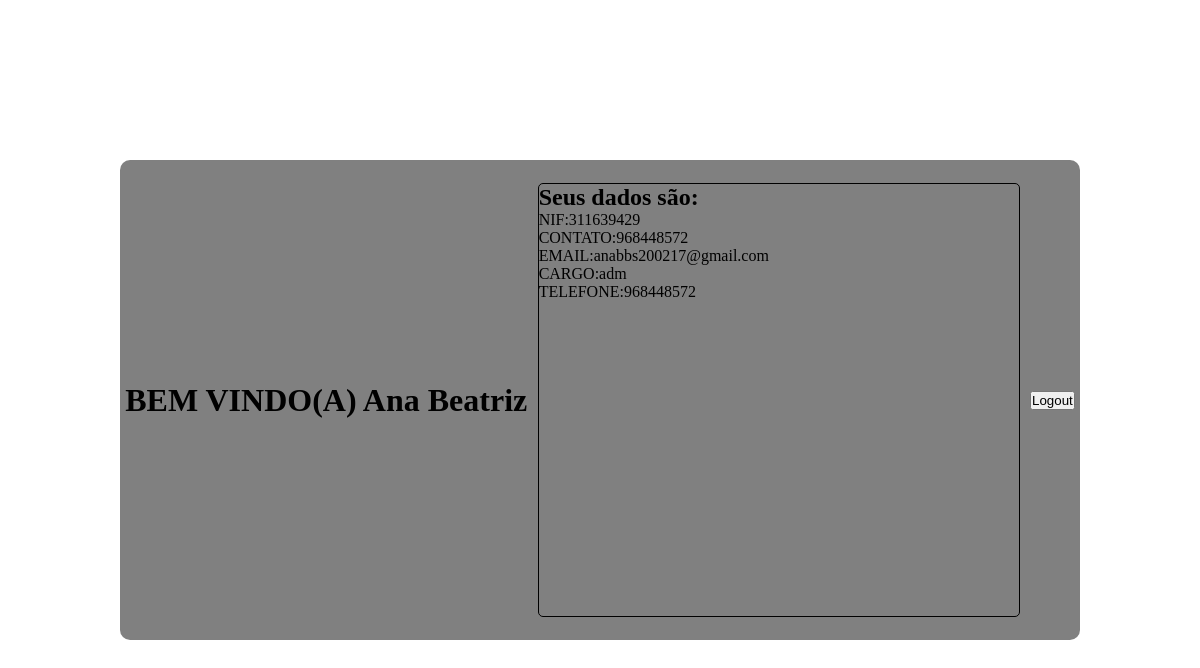
/start-services (signed in), run on an earlier commit of the app's database.
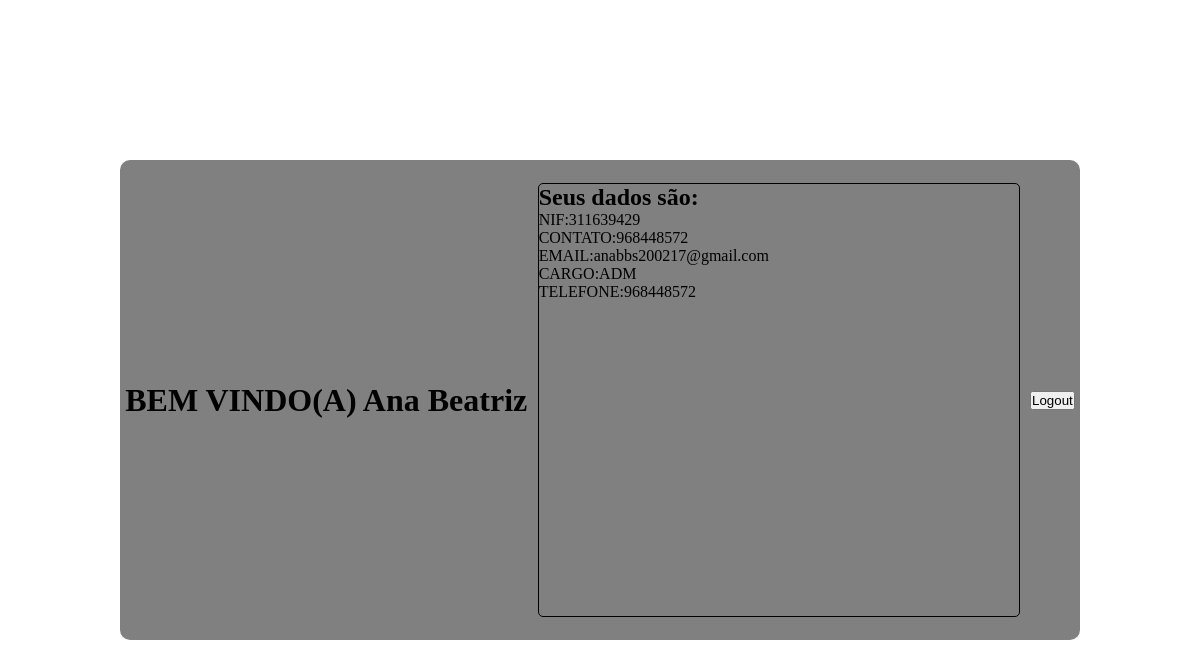
And on a later commit of the database.
### app/models/tables_db.py (models this page shows, shortened)
class User(database.Model, UserMixin):
    __tablename__ = "users"
    nif = database.Column(database.Integer, primary_key=True)
    name = database.Column(database.String, nullable=True)
    position = database.Column(database.String, nullable=True)
    contact = database.Column(database.Integer, nullable=True)
    email = database.Column(database.String, nullable=True, unique=True)
    user = database.Column(database.String, nullable=True, unique=True)
    password = database.Column(database.String, nullable=True)

### app/controllers/routes.py (the view)
@app.route('/start-services', methods=['GET'])
@login_required  # Verify if user is Login
def start_services():
    return render_template("start_services.html", user=current_user)  # Render the html with all data

### app/__init__.py (called while the page is built)
@login_manager.user_loader
def load_user(user_nif):
    return User.query.get(int(user_nif))

### app/templates/start_services.html (shortened to what this page needs)
<!DOCTYPE html>
<html lang="en">
<head>
    <link rel="stylesheet" href="{{ url_for('static', filename='my_css/style_start_services.css')}}">
</head>
<body>
    <main>
        <div class="painel">
            <h1>BEM VINDO(A) {{ user.name }}</h1>
            <div class="data">
                <h2>Seus dados são:</h2>
                <ul>
                    <li>NIF:{{ user.nif }}</li>
                    <li>CONTATO:{{ user.contact }}</li>
                    <li>EMAIL:{{ user.email }}</li>
                    <li>CARGO:{{ user.position }}</li>
                    <li>TELEFONE:{{ user.contact }}</li>
                </ul>
            </div>
        <a href="{{ url_for('logout') }}">
            <button type="button" class="button-default"> Logout </button>
        </a>
        </div>
    </main>
</body>
</html>

What changed in the data, as far as the page shows it:
changed User "Ana Beatriz": position "adm" → "ADM"
